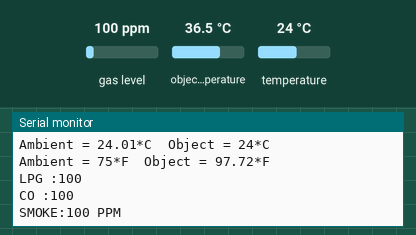
Recording of a sketch running on a simulated Arduino Uno, built with avr-gcc and run on an emulated ATmega328P. Parts: the last lines printed to the serial monitor. The inputs (shaded band) are chosen by the test bench; at power-on: gas level 100 ppm, object temperature 36.5 °C, temperature 24 °C.

Above: at 1.7 s.
1.8 s: gas level set to 20 ppm
At 2.33 s:
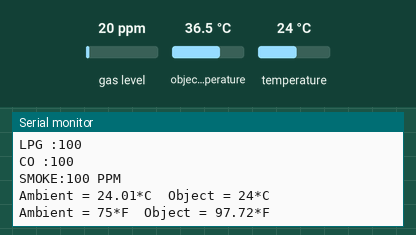
3.5 s: object temperature set to 20 °C
At 4.8 s:
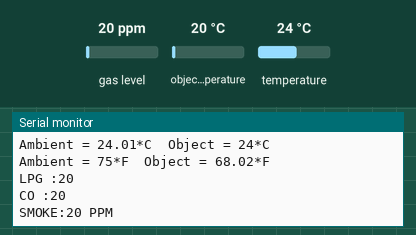
5.2 s: temperature set to 12 °C
At 5.34 s:
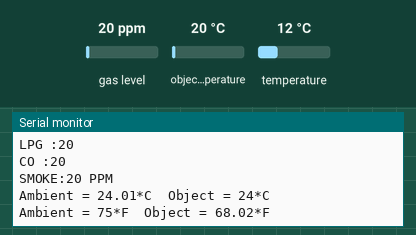
6.9 s: gas level set to 250 ppm
At 7.6 s:
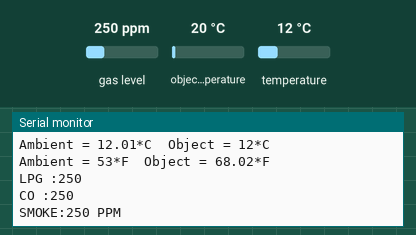
8.6 s: object temperature set to 26 °C
At 9.86 s:
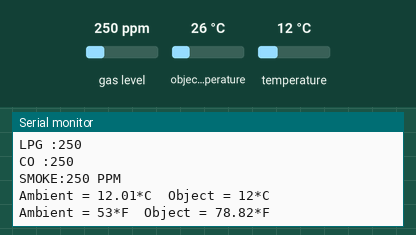
Timing chart, 0 to 11.3 s (numbered marks = the images above; inputs shaded):
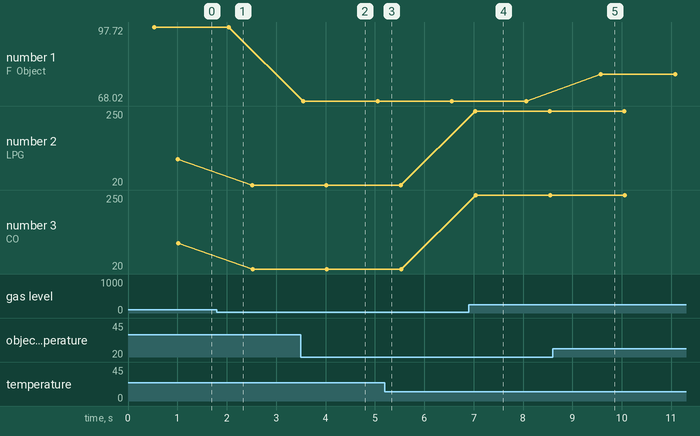

The sketch:

IOT_undergroundMine.ino
```cpp
#include <Adafruit_MLX90614.h>
#include <MQ2.h>
#include <Wire.h>
Adafruit_MLX90614 mlx = Adafruit_MLX90614();

int temp_reading =0;
int Analog_Input = A0;
int lpg, co, smoke;
const int buzzer = 12;
const int red_led = 13;
MQ2 mq2(Analog_Input);


void setup() {
  Serial.begin(9600);
  pinMode(13,OUTPUT);
  pinMode(12,OUTPUT);
  mq2.begin();
  //Serial.println("Adafruit MLX90614 test");

 if (!mlx.begin()) {
    Serial.println("Error connecting to MLX sensor. Check wiring.");

  }
}

void loop() {
    Serial.print("Ambient = ");
    Serial.print(mlx.readAmbientTempC());
    temp_reading = mlx.readAmbientTempC();
    Serial.print("*C\tObject = ");
    Serial.print(temp_reading );

    /*if(temp_reading < 30)
        {
        digitalWrite(red_led,HIGH);
        digitalWrite(buzzer,HIGH);

        }

      if(temp_reading > 35)
      {
      digitalWrite(red_led,LOW);
      digitalWrite(buzzer,LOW);
      }*/
    Serial.println("*C");
    Serial.print("Ambient = ");
    temp_reading = mlx.readAmbientTempF();
    Serial.print(temp_reading);
    Serial.print("*F\tObject = ");
    Serial.print(mlx.readObjectTempF()); Serial.println("*F");


  Serial.println();
  delay(500);


  float* values= mq2.read(true); //set it false if you don't want to print the values in the Serial
  //lpg = values[0];
  lpg = mq2.readLPG();
  //co = values[1];
  co = mq2.readCO();
  //smoke = values[2];
  smoke = mq2.readSmoke();

  Serial.print("LPG :");
  Serial.println(lpg);
  Serial.print("CO :");
  Serial.println(co);
  Serial.print("SMOKE:");
  Serial.print(smoke);
  Serial.println(" PPM");
  delay(1000);


  if((temp_reading < 30) || (lpg>20) || (co > 25) || (smoke > 100))
        {
        digitalWrite(13,HIGH);
        digitalWrite(12,HIGH);

        }

      if(temp_reading > 30 || (lpg < 20) || (co < 25) || (smoke <100))
      {
      digitalWrite(13,LOW);
      digitalWrite(12,LOW);

      }
}
```

Measured:
- after the input at 3.5 s, the serial monitor: prints a new line after 0.05 s (image 2)
- after the input at 6.9 s, the serial monitor: prints a new line after 0.13 s (image 4)
- after the input at 8.6 s, the serial monitor: prints a new line after 0.97 s (image 5)
- plotted number 1: 97.72 → 68.02 after the input at 3.5 s, 68.02 → 78.82 after the input at 8.6 s
- plotted number 2: 100 → 20 after the input at 1.8 s, 20 → 250 after the input at 6.9 s
- plotted number 3: 100 → 20 after the input at 1.8 s, 20 → 250 after the input at 6.9 s
